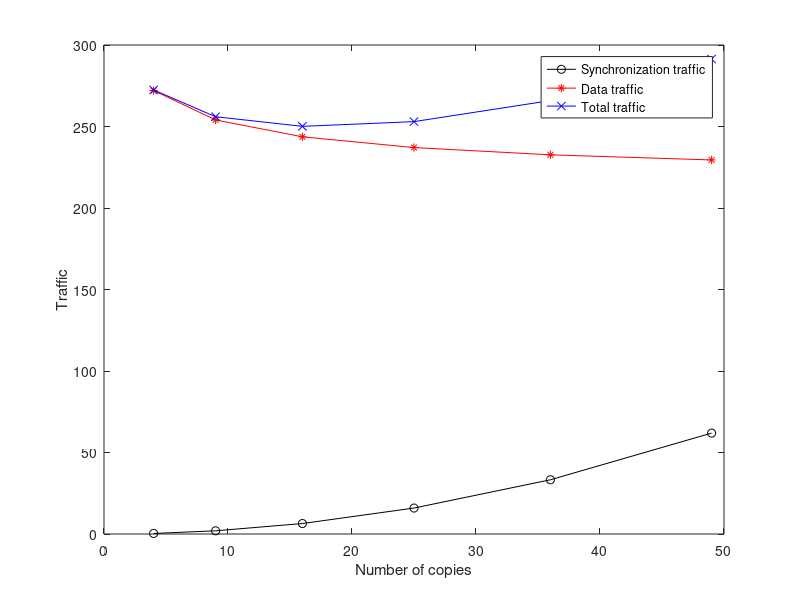

The MATLAB source for this figure:
clearvars
close all
clc

load distances

sizeOfCopies=6;
lambdaD = 4;
N = 100; %nodes
lambdaS=0.05;

c=c(1:sizeOfCopies);
mDist=mDist(1:sizeOfCopies);
syncDist=syncDist(1:sizeOfCopies);

syncTfc=lambdaS*syncDist.*c.*(c-1);
dataTfc=lambdaD*N*mDist;

totTfc=syncTfc + dataTfc;

plot(c,syncTfc,'-ok')
hold on
plot(c,dataTfc,'-*r')
plot(c,totTfc,'-xb')
xlabel('Number of copies')
ylabel('Traffic')

legend('Synchronization traffic','Data traffic','Total traffic', ... 
'Location','best')

% lambdaD2 = 4;
% lambdaS2 = 0.000:0.025:0.1;
% tfc=[];
% 
% figure
% hold on
% for i=1:length(lambdaS2)
%     tfc = [ tfc ; lambdaS2(i)*syncDist.*c.*(c-1) + lambdaD2*N*mDist];
%     plot(c,lambdaS2(i)*syncDist.*c.*(c-1) + lambdaD2*N*mDist,'-o')
%     hold on
% end


